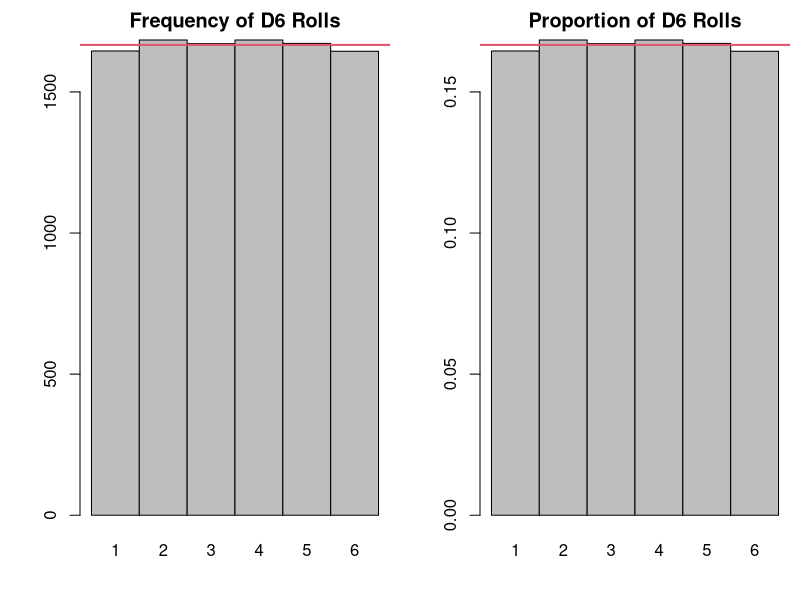
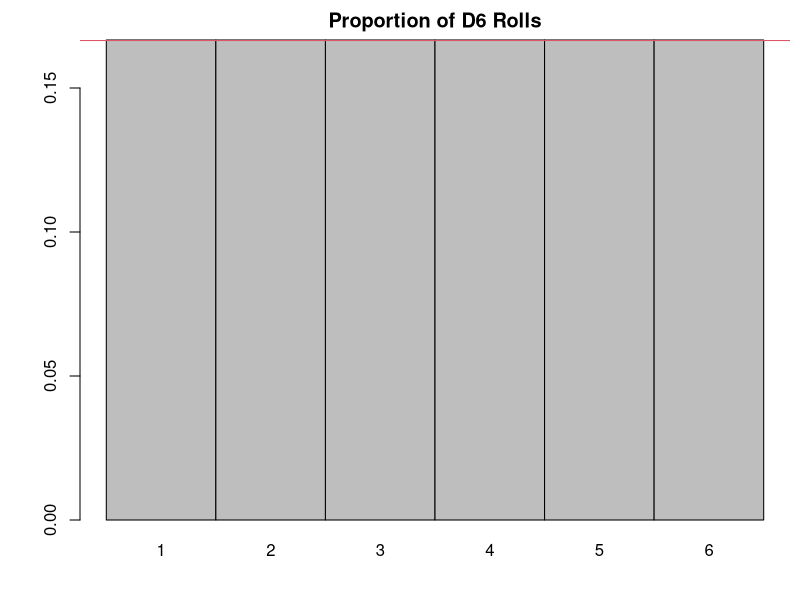
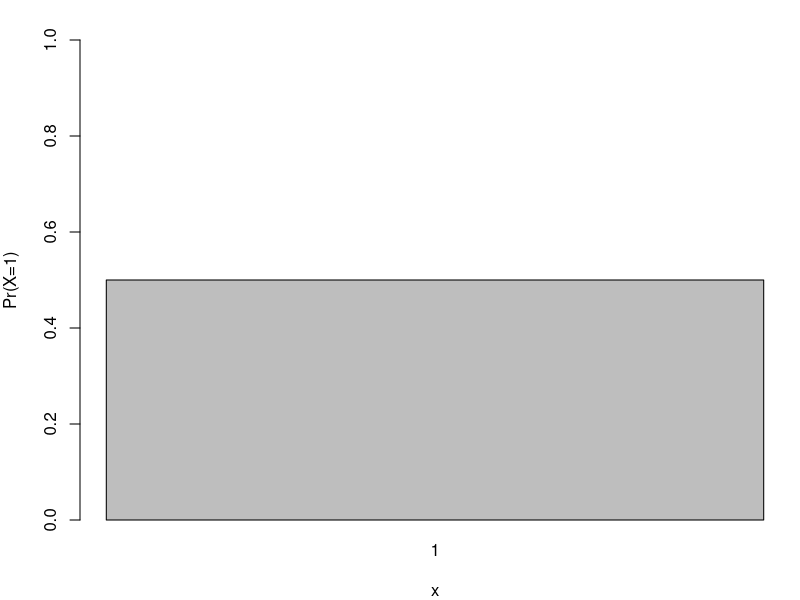
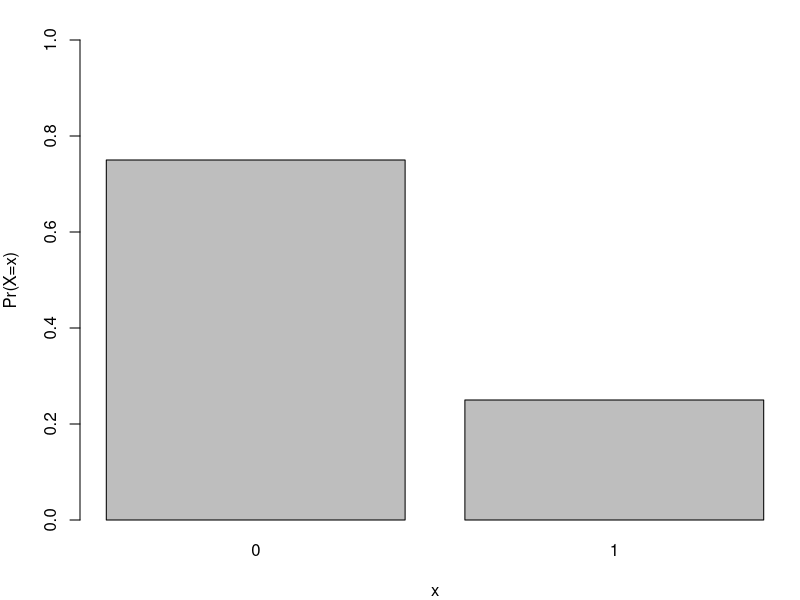
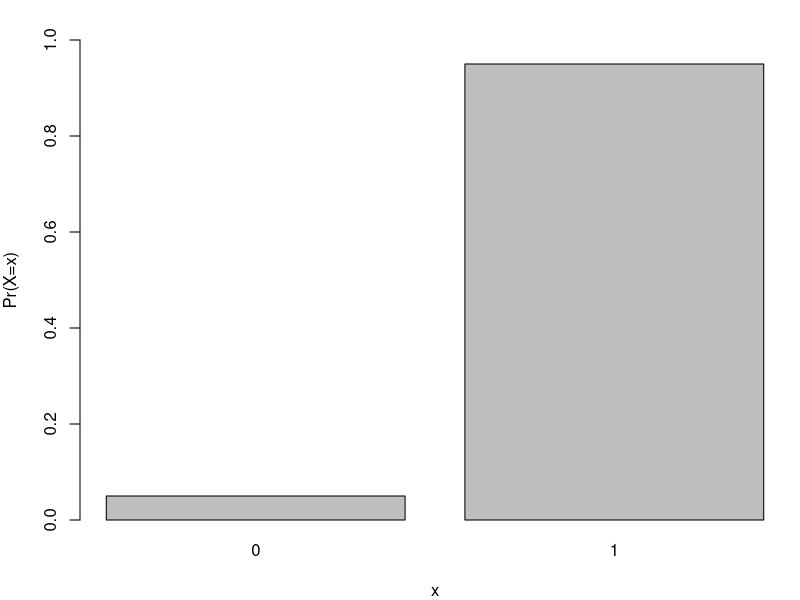
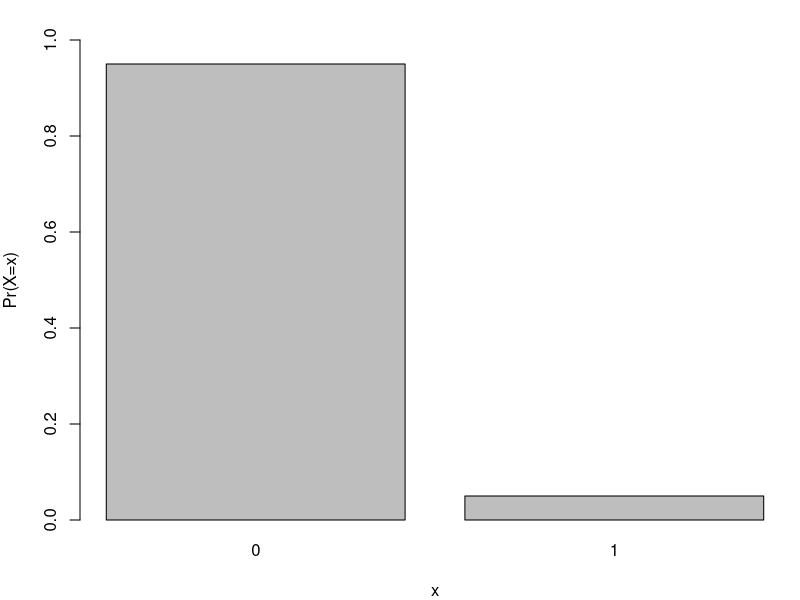
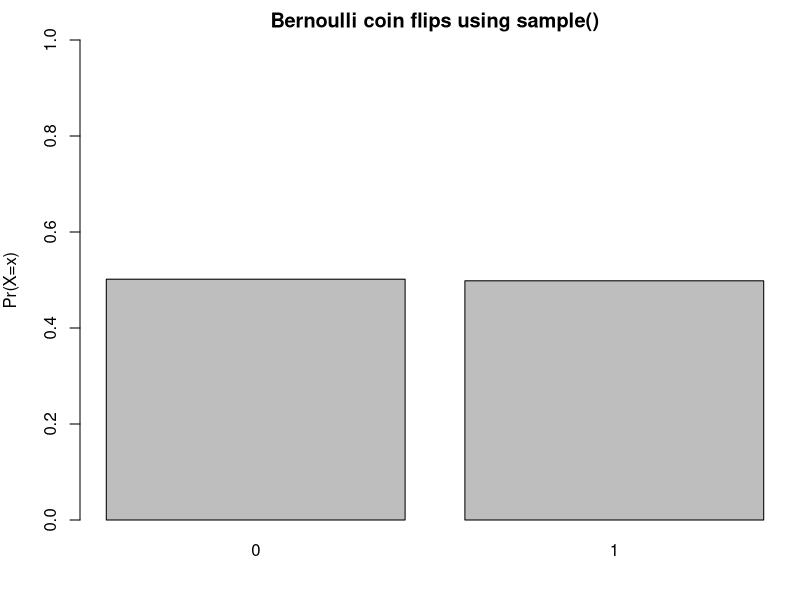
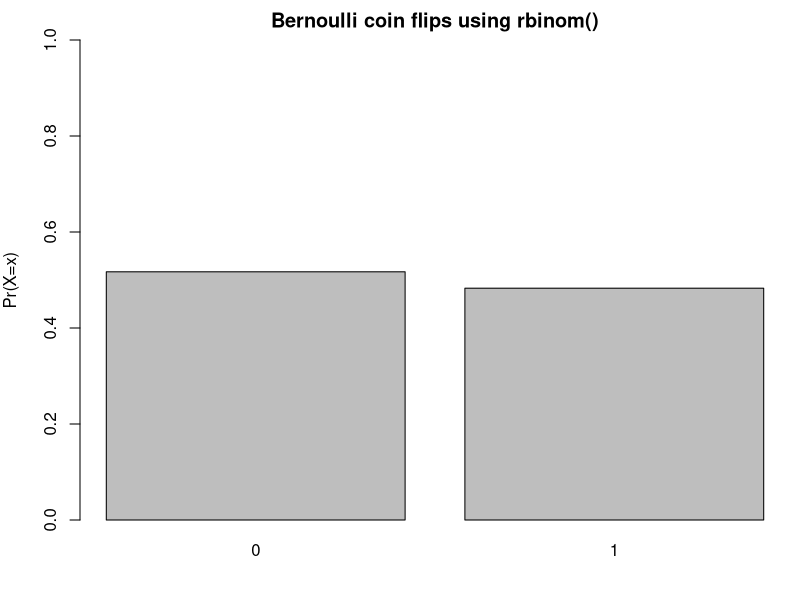

Generate these figures, in order, with R:
## R_Demo_Simulation_Learning_Probability_Discrete_Distributions.R
##########################################################################
## INSTRUCTOR: Christopher Fariss
## COURSE NAME: Programming and Simulation Methods for Computational Social Science (2W)
## University of Essex Summer School 2023
##
## Date: 2024-07-22
##
## Please e-mail me if you find any errors or have and suggestions
## e-mail: cjf0006@gmail.com
## e-mail: cjfariss@umich.edu
##########################################################################
## Introduction to tutorial:
##
## For this R tutorial, we will learn about:
##
## (1) Discrete probability distributions for discrete events (e.g., a coin flip; rolling a 6-sided dice).
## (2) Continuous probability distributions (e.g., SAT, GRE or LSAT scores; human weight at birth; distance from the center of the board for the beanbag toss or cornhole game)
##
## Note: This lesson contains information you will use in a program challenge this week: select one continuous and/or one discrete probability distribution from below (not including Uniform, Normal, Bernoulli, or Binomial) and describe it in detail with ## comments and R code. See the examples for Uniform, Normal, Bernoulli, or Binomial distributions below. If you select 2 distributions, make sure one is continuous and the other is discrete.
##
##########################################################################

## first we will construct a density function using the now familiar sample() function

## probability mass or probability density: this is just how much probability does each event/outcome have and it all needs to sum to 1 to be a probability measure (see the less from last week)

## What is density? Density is the relative probability of sampling an event at a specific point along the range of possible values defined by the function.

## let's see density in action by simulating the roll of a D6 in R using the sample() function
library(MASS)

## total number of rolls
## try changing this value from 100 to 1000 to 10000 to 100000
sim_n <- 10000
sim_n

values <- sample(c(1,2,3,4,5,6), size=sim_n, replace=T)
table(values)
table(values)/sim_n

par(mfrow=c(1,2), mar=c(4,4,2,.5)) ## as always we can check the help file for the par() function ?par
barplot(table(values), names.arg=c(1,2,3,4,5,6), space=0, main="Frequency of D6 Rolls")
abline(h=sim_n/6, col=2, lwd=2)
barplot(table(values)/sim_n, names.arg=c(1,2,3,4,5,6), space=0, main="Proportion of D6 Rolls")
abline(h=1/6, col=2, lwd=2)

## what is the probability of getting 1 of the numbers on our fair D6?
## this is a probability density function for our D6 roll.
par(mfrow=c(1,1), mar=c(4,4,2,.5))
#par(mfrow=c(1,1), mar=c(6,6,4,4))
barplot(rep(1/6, 6), names.arg=c(1,2,3,4,5,6), space=0, main="Proportion of D6 Rolls", ylim=c(0,1/6))
abline(h=1/6, col=2, lwd=2)

##########################################################################
##
## Bernoulli distribution
##
## The Bernoulli distribution is a special case of the Binomial distribution
##
## The sample space S for the Bernoulli distribution, is defined to take one element.
## There are two probabilities estimated by the distribution p and 1-p.
## The probability distribution for p is in reference to when the variable y=1 and 1-p is in reference to when y=0.
##
## discrete range of the observed binary variable: [0,1]
## distribution function: p^y * (1-p)^(1-y)
## parameters: p is a continuous, real value parameter that ranges from 0 to 1,
## it is interpreted as the probability of success of a single trial (success is when y=1)
##
## R function names (all with size argument set to 1):
## dbinom
## pbinom
## qbinom
## rbinom
##
## parameters:
## formula for the mean: p
## formula for the variance: p*(1-p)
##
## let's define our own Bernoulli function
## the argument p can take real (continuous) values between 0 and 1
## the argument y can take discrete values of 0 or 1
Bernoulli_function <- function(p,y){
    p^y * (1-p)^(1-y)
}

## call our user defined function
Bernoulli_function(p=.5, y=1)
Bernoulli_function(p=.5, y=0)
Bernoulli_function(p=.25, y=1)
Bernoulli_function(p=.25, y=0)

## use R's base function for a Bernoulli distribution
dbinom(1,size=1,.5)
dbinom(0,size=1,.5)
dbinom(1,size=1,.25)
dbinom(0,size=1,.25)

dbinom(2,size=1,.25)

## graph the probability distribution
barplot(dbinom(x=1, size=1, prob=0.5), names.arg=c(1), ylim=c(0,1), ylab="Pr(X=1)", xlab="x")

## generate a vector with a 0 and 1
values <- dbinom(x=c(0,1), size=1, prob=0.25)
values

barplot(values, names.arg=c(0,1), ylim=c(0,1), ylab="Pr(X=x)", xlab="x")

values <- dbinom(x=c(0,1), size=1, prob=0.95)
barplot(values, names.arg=c(0,1), ylim=c(0,1), ylab="Pr(X=x)", xlab="x")

values <- dbinom(x=c(0,1), size=1, prob=0.05)
barplot(values, names.arg=c(0,1), ylim=c(0,1), ylab="Pr(X=x)", xlab="x")


## we can simulate the Bernoulli process with the sample() function or the rbinom() function

## simulate a Bernoulli trial with two coin flips using the sample() function
sim_n <- 10000
coin_flip_trial <- sample(c(0,1),size=sim_n, replace=TRUE, prob=c(.5,.5))
table(coin_flip_trial)/sim_n

## graph the simulation from above
barplot(table(coin_flip_trial)/sim_n, names.arg=c(0,1), ylim=c(0,1), ylab="Pr(X=x)", main="Bernoulli coin flips using sample()")

## simulate a Bernoulli trial with two coin flips using the rbinom() function
sim_n <- 10000
coin_flip_trial <- rbinom(sim_n, size=1, prob=.5)
table(coin_flip_trial)/sim_n

## graph the simulation from above
barplot(table(coin_flip_trial)/sim_n, names.arg=c(0,1), ylim=c(0,1), ylab="Pr(X=x)", main="Bernoulli coin flips using rbinom()")


##########################################################################
##
## Binomial distribution
##
## The sample space S for the Binomial distribution, is defined to take one element. There are two probabilities estimated by the distribution p and 1-p. The probability distribution for p is in reference to when the variable y=1 and 1-p is in reference to when y=0.
##
## discrete range of the observed binary variable: [0,N]
## distribution function: choose(N, y) * p^y * (1-p)^(N-y)
## parameters: p is a continuous, real value parameter that ranges from 0 to 1, it is interpreted as the probability of success of a single trial (success is when y=1). when N > 1, it is interpreted as the probability of success for each individual N trial
##
## choose(N, y) is the binomial coefficient and is defined as N!/(y!(N − y)!).
## This turns into a very large number as N increases.
## It is used to normalize (bound the probability for a binomial outcome) to range from 0 to 1.
## It is also called the normalization coefficient.
##
## R function names (all with size argument set to N):
## dbinom
## pbinom
## qbinom
## rbinom
##
## parameters:
## formula for the mean: N*p
## formula for the variance: N*p*(1-p)
##
## let's define our own Bernoulli function
## the argument p can take values between 0 and 1
## the argument y can take discrete values of 0 or 1
Binomial_function <- function(p,y,N){
    (factorial(N)/(factorial(y) * factorial(N-y) )) * p^y * (1-p)^(N-y)
}

## quick reminder on factorials
## factorials are just the product of all the integer values in a sequence starting from the largest number in the sequence down to 1
factorial(3) # 3! written out in math but this won't work in R
prod(3:1)
prod(seq(from=3,to=1,by=-1))
3*2*1

factorial(4)
prod(4:1)
prod(seq(4,1))
4*3*2*1

## careful with this rule though
factorial(0)
prod(0)

## call our user defined function
Binomial_function(p=.5, y=2, N=2)
Binomial_function(p=.5, y=1, N=2)
Binomial_function(p=.5, y=0, N=2)
Binomial_function(p=.25, y=2, N=2)
Binomial_function(p=.25, y=1, N=2)
Binomial_function(p=.25, y=0, N=2)

Binomial_function(p=.25, y=2, N=2) + Binomial_function(p=.25, y=1, N=2) + Binomial_function(p=.25, y=0, N=2)

## use R's base function for a Binomial distribution
dbinom(2,size=2,.5)
dbinom(1,size=2,.5)
dbinom(0,size=2,.5)
dbinom(2,size=2,.25)
dbinom(1,size=2,.25)
dbinom(0,size=2,.25)

## write out binomial function using the choose() function instead of factorial
Binomial_function_2 <- function(p,y,N){
    choose(N,y) * p^y * (1-p)^(N-y)
}
Binomial_function_2(p=.5, y=2, N=2)
Binomial_function(p=.5, y=2, N=2)
dbinom(2,size=2,.5)


## simulate a binomial trial with two coin flips
sim_n <- 10000
coin_flip_trial1 <- sample(c(0,1),size=sim_n, replace=TRUE)
coin_flip_trial2 <- sample(c(0,1),size=sim_n, replace=TRUE)
table(coin_flip_trial1)/sim_n
table(coin_flip_trial2)/sim_n

table(coin_flip_trial1 + coin_flip_trial2)/sim_n

## graph the simulation from above
barplot(table(coin_flip_trial1 + coin_flip_trial2)/sim_n, names.arg=c(0,1,2), ylim=c(0,1), ylab="Pr(X=x)", main="Binomial trial (2 coin flips) using sample()")

## simulate a Bernoulli trial with two coin flips using the rbinom() function
sim_n <- 10000
coin_flip_trial <- rbinom(sim_n, size=2, prob=.5)
table(coin_flip_trial)/sim_n

## graph the simulation from above
barplot(table(coin_flip_trial)/sim_n, names.arg=c(0,1,2), ylim=c(0,1), ylab="Pr(X=x)", main="Binomial trial (2 coin flips) using rbinom()")


## graph the density or mass of the binomial trial with two coin flips
values <- dbinom(x=c(0,1,2), size=2, prob=0.5)
values
par(mfrow=c(1,1))
barplot(values, names.arg=c(0,1,2), ylim=c(0,1), ylab="Pr(X=x)")

## graph the density or mass of the binomial trial with two coin flips but with a different probability
values <- dbinom(x=c(0,1,2), size=2, prob=1/3)
values
barplot(values, names.arg=c(0,1,2), ylim=c(0,1), ylab="Pr(X=x)")

## graph the density or mass of the binomial trial with six coin flips
values <- dbinom(x=c(0,1,2,3,4,5,6), size=6, prob=1/2)
values
sum(values)
barplot(values, names.arg=c(0:6), ylim=c(0,1), ylab="Pr(X=x)")

## graph the density or mass of the binomial trial with five coin flips
values <- dbinom(x=c(0,1,2,3,4,5), size=5, prob=1/2)
values
barplot(values, names.arg=c(0:5), ylim=c(0,1), ylab="Pr(X=x)")


## graph the density or mass of the binomial trial with ten coin flips
values <- dbinom(x=0:10, size=10, prob=.5)
values
barplot(values, names.arg=c(0:10), ylim=c(0,1), ylab="Pr(X=x)")


## graph the density or mass of the binomial trial with ten coin flips but with a higher probability of getting "heads"
values <- dbinom(x=0:10, size=10, prob=.9)
values
barplot(values, names.arg=c(0:10), ylim=c(0,1), ylab="Pr(X=x)")


## here is where the program challenge questions start

##########################################################################
## Additional probability distributions for discrete variables (integers that are usually strictly positive)
##########################################################################
##
##########################################################################
## Poisson distribution
##
## R function names:
## dpois
## ppois
## qpois
## rpois
##
##########################################################################
## geometric distribution
##
## R function names:
## dgeom
## pgeom
## qgeom
## rgeom
##
##########################################################################
## negative binomial distribution
##
## R function names:
## dnbinom
## pnbinom
## qnbinom
## rnbinom
##
##########################################################################
## hypergeometric distribution
##
## R function names:
## dhyper
## phyper
## qhyper
## rhyper
##
##########################################################################
## multinomial distribution
##
## R function names:
## rmultinom
## dmultinom
##

